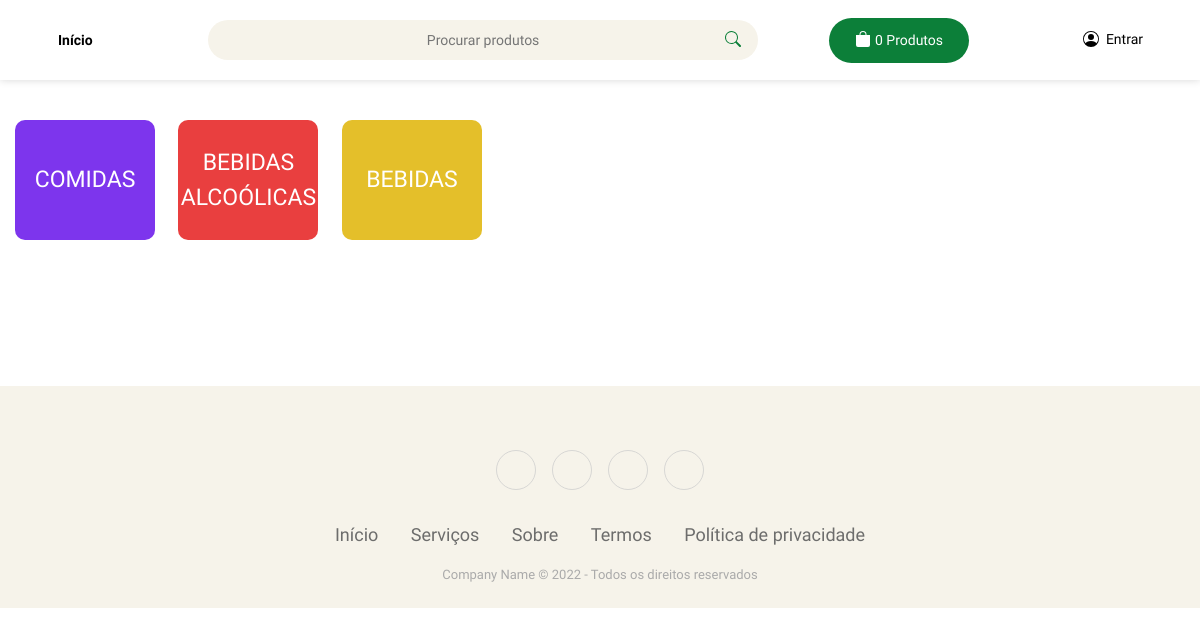
Screenshot of /categoria/bebidas-alcoolicas with the database file from the repository.
### produtos/models.py (models this page shows, shortened)
class Categoria(models.Model):
    name = models.CharField(max_length=50)
    slug = models.SlugField(max_length=250, null=True, blank=True)
    def get_absolute_url(self):
        return reverse("produtos:categoria", kwargs={"slug": self.slug})

### produtos/views.py (the view)
# urls.py: path("categoria/<slug:slug>", CategoriaProdutoView.as_view(), name="categoria"),
class CategoriaProdutoView(ListView):
    model = Categoria
    template_name = "home.html"
    context_object_name = "categorias"
    def get_context_data(self, *args, **kwargs):
        context = super().get_context_data(*args, **kwargs)
        context["products"] = Produto.objects.filter(
            Q(category__slug=self.kwargs["slug"])
            & Q(expiration_date__gte=date.today() + timedelta(days=1))
        )
        return context

### produtos/templatetags/carrinho.py (called while the page is built)
@register.filter(name="qnt_total_carrinho")
def qnt_total_carrinho(cart):
    return len(cart)

### templates/home.html (shortened to what this page needs)
{% extends 'base.html' %}
{% load static %}
{% load conversao_moeda %}
{% block content%}
<link rel="stylesheet" href="{% static 'css/home.css' %}">
<div class="categoria">
  {% for categoria in categorias %}
  <a href="{{categoria.get_absolute_url}}"><div class="div-categoria"><p>{{categoria.name}}</p></div></a>
  {% endfor%}
</div>
{% endblock%}

### static/css/base.css (style rules this page uses)
body { font-family: 'Hind Madurai', sans-serif; font-size: 14px; background: white; }

### static/css/home.css (style rules this page uses)
* { padding: 0; margin: 0; }
.categoria { margin: 2.5rem 0; }
.div-categoria { display: inline-flex; height: 120px; width: 140px; border-radius: 10px; transition: transform .2s; margin-right: 20px; position: relative }
.categoria a { text-decoration: none; color: white; }
.div-categoria p { margin: 0; position: absolute; top: 50%; left: 50%; margin-right: -50%; transform: translate(-50%, -50%); text-transform: uppercase; font-size: 23px; text-align: center; }

### rows the page displays
Categoria: name "COMIDAS"
Categoria: name "BEBIDAS ALCOÓLICAS"
Categoria: name "BEBIDAS"

### other values shown
{{ request.session.cart|qnt_total_carrinho }} "0"
